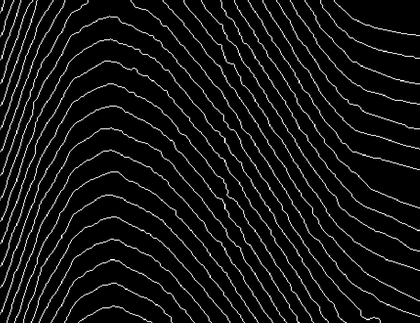
%> input picture anh_sau_refined_cut.bmp, 420 x 323 px, shrunk from 888 x 682 before the run
$ octave test_bwconncomp.m   (GNU Octave 9; MATLAB toolbox functions it lacks are replaced by stand-ins)
%> lines starting %> are read from the running program, lines starting %| are printed output that depends on the picture
clc; clear; close all;

% Đọc ảnh nhị phân (đã tiền xử lý)
bw = imread('anh_sau_refined_cut.bmp');
%> bw is the input picture: size 323x420x3 uint8; min 0, max 255, mean 17.8
if size(bw, 3) == 3
    bw = rgb2gray(bw) > 127;
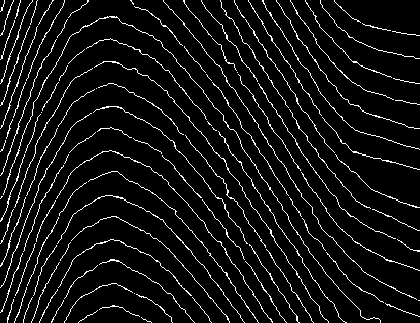
%> bw: size 323x420 logical; 6.9% white in thin lines or dots
end

% Cắt biên
offset = 25;
bw_crop = bw(offset:end-offset, offset:end-offset);
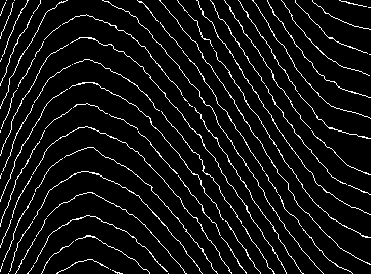
%> bw_crop: size 274x371 logical; 6.7% white in thin lines or dots
[H, W] = size(bw_crop);
%> H = 274; W = 371

% Phân vùng vân
cc = bwconncomp(bw_crop);
%> cc = 91 connected components
labeled_matrix = labelmatrix(cc);
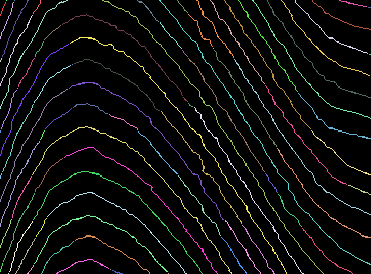
%> labeled_matrix: size 274x371 uint8; 92 distinct labels, from 0 to 91; one colour per label, 0 black
stats = regionprops(cc, 'Centroid');
%> stats = 91 regions; first 5, Centroid: [3.4 9.5], [7.6 21], [1.5 60.5], [15.9 49.7], [29.2 49.9]

% Tìm group gần tâm
centroids = cat(1, stats.Centroid);
%> centroids = 91 rows, first 12: [3.36 9.5; 7.65 21; 1.5 60.5; 15.86 49.7; 29.21 49.94; 1 132; 28.35 97.27; 1.33 176.5; 28.41 143; 18.48 182.6; 6.34 234; 2 268]
dist = vecnorm(centroids - [W/2, H/2], 2, 2);
%> dist = 91 values, max 225.5 at index 12, min 3.74 at index 43, mean 140
[~, idx_center] = min(dist);
%> idx_center = 43

% Khởi tạo nhãn cho các nhóm
labels = nan(cc.NumObjects, 1);
labels(idx_center) = 0;

% Hàng đợi các group cần xử lý
queue = idx_center;
%> queue = 43

% Danh sách đã xét (để tránh lặp lại)
processed_groups = false(cc.NumObjects, 1);
%> processed_groups = 91 logical values, 0 true
processed_groups(idx_center) = true;

while ~isempty(queue)
    current_group = queue(1);
    queue(1) = [];

    current_label = labels(current_group);
    pixels = cc.PixelIdxList{current_group};
    [rows, cols] = ind2sub([H, W], pixels);

    visited_gid = [];  % để không xét lại cùng 1 gid trong cùng vòng

    for i = 1:length(rows)
        r = rows(i); c = cols(i);

        % Gióng lên
        for y = r-1:-1:1
            gid = labeled_matrix(y, c);
            if gid > 0 && ~processed_groups(gid) && ~ismember(gid, visited_gid)
                labels(gid) = current_label + 1;
                queue(end+1) = gid;
                processed_groups(gid) = true;
                visited_gid(end+1) = gid;
                break;
            elseif gid > 0 && processed_groups(gid)
                break;
            end
        end

        % Gióng xuống
        for y = r+1:H
            gid = labeled_matrix(y, c);
            if gid > 0 && ~processed_groups(gid) && ~ismember(gid, visited_gid)
                labels(gid) = current_label - 1;
                queue(end+1) = gid;
                processed_groups(gid) = true;
                visited_gid(end+1) = gid;
                break;
            elseif gid > 0 && processed_groups(gid)
                break;
            end
        end
    end
end
%> this loop made 91 passes
%> (current_group, current_label) on passes 1, 2, 3, 4, 6, 7, 10, 11, 12, 13, 14, 15: (43, 0), (40, 1), (29, -1), (42, -1), (46, -1), (56, -1), (48, 1), (65, 1), (75, -1), (5, 2), (7, 0), (9, -2)
%> (current_group, current_label, pixels, rows, cols) on passes 5, 8, 9, 27, 35: (44, -1, 19793, 65, 73), (61, 1, [50240; 50515; 50516; 50790; 50791; 51065; 51340], [98; 99; 100; 100; 101; 101; 102], [184; 185; 185; 186; 186; 187; 188]), (64, 1, [51616; 51891; 51892; 52166; 52441; 52715], [104; 105; 106; 106; 107; 107], [189; 190; 190; 191; 192; 193]), (60, 2, [49919; 50194; 50195; 50470; 50745; 51020; 51295], [51; 52; 53; 54; 55; 56; 57], [183; 184; 184; 185; 186; 187; 188]), (23, 1, 4747, 89, 18)
%> after the loop, labels = 91 values, max 11 at index 88, min -7 at index 50, mean 0.857; processed_groups = 91 logical values, 91 true

% Hiển thị kết quả
figure; imshow(bw_crop); hold on;
for k = 1:cc.NumObjects
    if ~isnan(labels(k))
        c = stats(k).Centroid;
        text(c(1), c(2), num2str(labels(k)), ...
            'Color', 'yellow', 'FontSize', 9, 'FontWeight', 'bold');
    end
end
%> this loop made 91 passes
%> c on passes 1 to 12: [3.36 9.5], [7.65 21], [1.5 60.5], [15.86 49.7], [29.21 49.94], [1 132], [28.35 97.27], [1.33 176.5], [28.41 143], [18.48 182.6], [6.34 234], [2 268]
%> after the loop, c = [370.5 55]
title('Gán nhãn vân bằng lan truyền theo cột từ tâm');
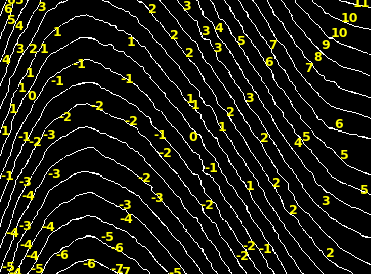
%> figure redrawn from the program's plot data; its title reads 'Gán nhãn vân bằng lan truyền theo cột từ tâm'
hold off;
